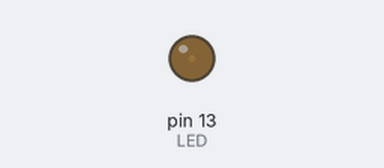
Simulated run of this sketch. Board: Arduino Uno, built with avr-gcc and run on an emulated ATmega328P. Shown: output pins drawn as LEDs (lit = HIGH).

Above: at 0.4 s.
Timing chart, 0 to 40.0 s (numbered marks = the images above):
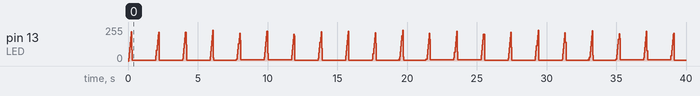

The sketch:

229_1.ino
```cpp
const int LED = 13;

void setup() {
  pinMode(LED, OUTPUT);
}

void loop() {
  for(int t_high=0;t_high<=600;t_high++) {
    digitalWrite(LED, HIGH);
    delayMicroseconds(t_high);
    digitalWrite(LED, LOW);
    delayMicroseconds(500-t_high);
  }
}
```
